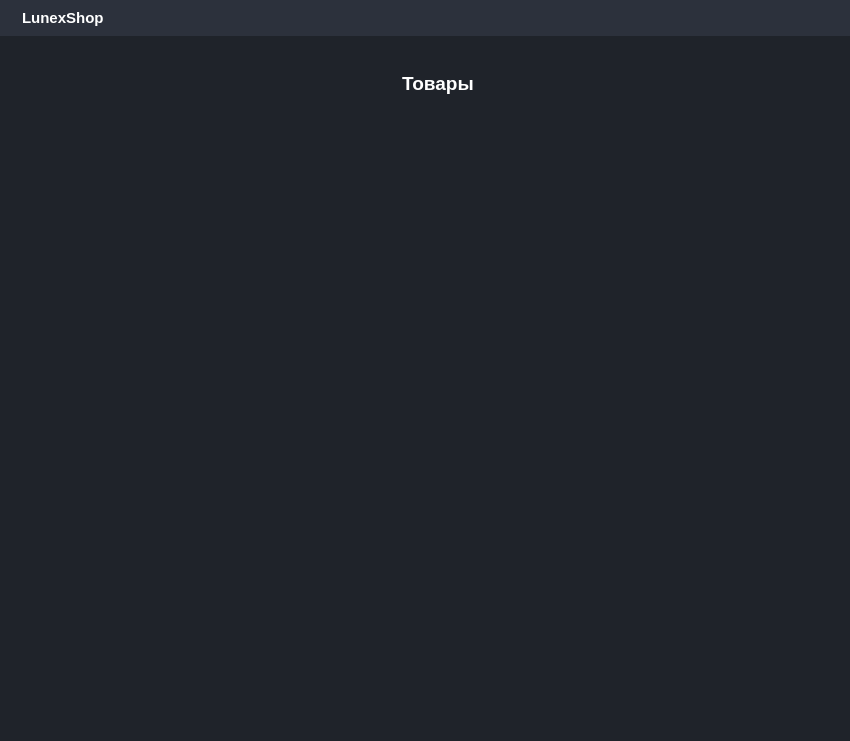
<?xml version="1.0" encoding="UTF-8"?>
<ui version="4.0">
 <class>MainWindow</class>
 <widget class="QMainWindow" name="MainWindow">
  <property name="geometry">
   <rect>
    <x>0</x>
    <y>0</y>
    <width>850</width>
    <height>741</height>
   </rect>
  </property>
  <property name="maximumSize">
   <size>
    <width>16777215</width>
    <height>16777215</height>
   </size>
  </property>
  <property name="font">
   <font>
    <pointsize>12</pointsize>
   </font>
  </property>
  <property name="windowTitle">
   <string>MainWindow</string>
  </property>
  <property name="styleSheet">
   <string notr="true">* {
	border: None;
	background-color: transparent;
	background: transparent;
	margin: 0;
	padding: 0;
	color: #fff;
}

#centralwidget {
	background-color: #1f232a;
}

#headerContainer, #footerContainer {
	background-color: #2c313c;
}

QLineEdit {
	background-color: #16191d;
	padding: 5px 10px;
	border-top-left-radius: 10px;
	border-bottom-left-radius: 10px;
	border-top-right-radius: 10px;
	border-bottom-right-radius: 10px;
}

QTextEdit {
	background-color: #16191d;
	padding: 5px 10px;
	border-top-left-radius: 10px;
	border-bottom-left-radius: 10px;
	border-top-right-radius: 10px;
	border-bottom-right-radius: 10px;
}

#inputSpecifications {
	border-top-left-radius: 0;
	border-bottom-left-radius: 0;
}

#specificationsOptions {
	border-top-right-radius: 0;
	border-bottom-right-radius: 0;
}

/* VERTICAL SCROLLBAR */
 QScrollBar:vertical {
	border: none;
    background: rgb(45, 45, 68);
    width: 14px;
    margin: 15px 0 15px 0;
	border-radius: 0px;
 }

/*  HANDLE BAR VERTICAL */
QScrollBar::handle:vertical {	
	background-color: rgb(80, 80, 122);
	min-height: 30px;
	border-radius: 7px;
}

QScrollBar::handle:vertical:hover{	
	background-color: #262a30;
}

QScrollBar::handle:vertical:pressed {	
	background-color: #16191d;
}

/* BTN TOP - SCROLLBAR */
QScrollBar::sub-line:vertical {
	border: none;
	background-color: rgb(59, 59, 90);
	height: 15px;
	border-top-left-radius: 7px;
	border-top-right-radius: 7px;
	subcontrol-position: top;
	subcontrol-origin: margin;
}

QScrollBar::sub-line:vertical:hover {	
	background-color: #262a30;
}

QScrollBar::sub-line:vertical:pressed {	
	background-color: #16191d;
}

/* BTN BOTTOM - SCROLLBAR */
QScrollBar::add-line:vertical {
	border: none;
	background-color: rgb(59, 59, 90);
	height: 15px;
	border-bottom-left-radius: 7px;
	border-bottom-right-radius: 7px;
	subcontrol-position: bottom;
	subcontrol-origin: margin;
}

QScrollBar::add-line:vertical:hover {	
	background-color:#262a30;
}

QScrollBar::add-line:vertical:pressed {	
	background-color: #16191d;
}

/* RESET ARROW */
QScrollBar::up-arrow:vertical, QScrollBar::down-arrow:vertical {
	background: none;
}

QScrollBar::add-page:vertical, QScrollBar::sub-page:vertical {
	background: none;
}


/* HORIZONTAL SCROLLBAR */
 QScrollBar:horizontal {
	border: none;
    background: rgb(45, 45, 68);
    height: 14px;
    margin: 0 15px 0 15px;
	border-radius: 0px;
 }

/*  HANDLE BAR VERTICAL */
QScrollBar::handle:horizontal {	
	background-color: rgb(80, 80, 122);
	min-width: 30px;
	border-radius: 7px;
}

QScrollBar::handle:horizontal:hover{	
	background-color: #262a30;
}

QScrollBar::handle:horizontal:pressed {	
	background-color: #16191d;
}

/* BTN TOP - SCROLLBAR */
QScrollBar::sub-line:horizontal {
	border: none;
	background-color: rgb(59, 59, 90);
	width: 15px;
	border-bottom-left-radius: 7px;
	border-top-left-radius: 7px;
	subcontrol-position: left;
	subcontrol-origin: margin;
}

QScrollBar::sub-line:horizontal:hover {	
	background-color: #262a30;
}

QScrollBar::sub-line:horizontal:pressed {	
	background-color: #16191d;
}

/* BTN BOTTOM - SCROLLBAR */
QScrollBar::add-line:horizontal {
	border: none;
	background-color: rgb(59, 59, 90);
	width: 15px;
	border-bottom-left-radius: 7px;
	border-top-left-radius: 7px;
	subcontrol-position: right;
	subcontrol-origin: margin;
}

QScrollBar::add-line:horizontal:hover {	
	background-color:#262a30;
}

QScrollBar::add-line:horizontal:pressed {	
	background-color: #16191d;
}

QScrollBar:left-arrow:horizontal, QScrollBar::right-arrow:horizontal {
	background: none;
}

QScrollBar::add-page:horizontal, QScrollBar::sub-page:horizontal {
    background: none;
}</string>
  </property>
  <widget class="QWidget" name="centralwidget">
   <property name="autoFillBackground">
    <bool>false</bool>
   </property>
   <property name="styleSheet">
    <string notr="true"/>
   </property>
   <layout class="QHBoxLayout" name="horizontalLayout">
    <property name="spacing">
     <number>0</number>
    </property>
    <property name="leftMargin">
     <number>0</number>
    </property>
    <property name="topMargin">
     <number>0</number>
    </property>
    <property name="rightMargin">
     <number>0</number>
    </property>
    <property name="bottomMargin">
     <number>0</number>
    </property>
    <item>
     <widget class="QWidget" name="mainBodyContainer" native="true">
      <property name="sizePolicy">
       <sizepolicy hsizetype="Expanding" vsizetype="Preferred">
        <horstretch>0</horstretch>
        <verstretch>0</verstretch>
       </sizepolicy>
      </property>
      <property name="autoFillBackground">
       <bool>false</bool>
      </property>
      <property name="styleSheet">
       <string notr="true"/>
      </property>
      <layout class="QVBoxLayout" name="verticalLayout_10">
       <property name="spacing">
        <number>0</number>
       </property>
       <property name="leftMargin">
        <number>0</number>
       </property>
       <property name="topMargin">
        <number>0</number>
       </property>
       <property name="rightMargin">
        <number>0</number>
       </property>
       <property name="bottomMargin">
        <number>0</number>
       </property>
       <item>
        <widget class="QWidget" name="headerContainer" native="true">
         <property name="toolTip">
          <string>Profile</string>
         </property>
         <layout class="QHBoxLayout" name="horizontalLayout_5">
          <item alignment="Qt::AlignLeft">
           <widget class="QFrame" name="frame_5">
            <property name="font">
             <font>
              <pointsize>12</pointsize>
             </font>
            </property>
            <property name="frameShape">
             <enum>QFrame::StyledPanel</enum>
            </property>
            <property name="frameShadow">
             <enum>QFrame::Raised</enum>
            </property>
            <layout class="QHBoxLayout" name="horizontalLayout_7">
             <property name="leftMargin">
              <number>0</number>
             </property>
             <property name="topMargin">
              <number>0</number>
             </property>
             <property name="rightMargin">
              <number>0</number>
             </property>
             <property name="bottomMargin">
              <number>0</number>
             </property>
             <item>
              <widget class="QLabel" name="label_5">
               <property name="maximumSize">
                <size>
                 <width>30</width>
                 <height>25</height>
                </size>
               </property>
               <property name="text">
                <string/>
               </property>
               <property name="pixmap">
                <pixmap resource="../resources.qrc">:/images/warehouse.png</pixmap>
               </property>
               <property name="scaledContents">
                <bool>true</bool>
               </property>
              </widget>
             </item>
             <item>
              <widget class="QLabel" name="label_6">
               <property name="font">
                <font>
                 <pointsize>11</pointsize>
                 <weight>75</weight>
                 <bold>true</bold>
                </font>
               </property>
               <property name="text">
                <string>LunexShop</string>
               </property>
              </widget>
             </item>
            </layout>
           </widget>
          </item>
          <item alignment="Qt::AlignRight">
           <widget class="QFrame" name="frame_7">
            <property name="frameShape">
             <enum>QFrame::StyledPanel</enum>
            </property>
            <property name="frameShadow">
             <enum>QFrame::Raised</enum>
            </property>
            <layout class="QHBoxLayout" name="horizontalLayout_4">
             <property name="leftMargin">
              <number>0</number>
             </property>
             <property name="topMargin">
              <number>0</number>
             </property>
             <property name="rightMargin">
              <number>0</number>
             </property>
             <property name="bottomMargin">
              <number>0</number>
             </property>
             <item>
              <widget class="QPushButton" name="minimizeBtn">
               <property name="toolTip">
                <string>Minimize Window</string>
               </property>
               <property name="text">
                <string/>
               </property>
               <property name="icon">
                <iconset resource="../resources.qrc">
                 <normaloff>:/icons/minus.svg</normaloff>:/icons/minus.svg</iconset>
               </property>
              </widget>
             </item>
             <item>
              <widget class="QPushButton" name="restoreBtn">
               <property name="toolTip">
                <string>Restore Window</string>
               </property>
               <property name="text">
                <string/>
               </property>
               <property name="icon">
                <iconset resource="../resources.qrc">
                 <normaloff>:/icons/square.svg</normaloff>:/icons/square.svg</iconset>
               </property>
              </widget>
             </item>
             <item>
              <widget class="QPushButton" name="closeBtn">
               <property name="toolTip">
                <string>Close Window</string>
               </property>
               <property name="text">
                <string/>
               </property>
               <property name="icon">
                <iconset resource="../resources.qrc">
                 <normaloff>:/icons/x.svg</normaloff>:/icons/x.svg</iconset>
               </property>
              </widget>
             </item>
            </layout>
           </widget>
          </item>
         </layout>
        </widget>
       </item>
       <item>
        <widget class="QWidget" name="mainBodyContent" native="true">
         <property name="sizePolicy">
          <sizepolicy hsizetype="Preferred" vsizetype="Expanding">
           <horstretch>0</horstretch>
           <verstretch>0</verstretch>
          </sizepolicy>
         </property>
         <property name="minimumSize">
          <size>
           <width>850</width>
           <height>650</height>
          </size>
         </property>
         <layout class="QHBoxLayout" name="horizontalLayout_8">
          <item>
           <widget class="QWidget" name="mainContentsContainer" native="true">
            <layout class="QVBoxLayout" name="verticalLayout_15">
             <property name="leftMargin">
              <number>10</number>
             </property>
             <property name="rightMargin">
              <number>10</number>
             </property>
             <item>
              <widget class="QCustomStackedWidget" name="mainPages">
               <property name="currentIndex">
                <number>0</number>
               </property>
               <widget class="QWidget" name="pageProducts">
                <layout class="QVBoxLayout" name="verticalLayout_18">
                 <item>
                  <widget class="QFrame" name="frame_9">
                   <property name="frameShape">
                    <enum>QFrame::StyledPanel</enum>
                   </property>
                   <property name="frameShadow">
                    <enum>QFrame::Raised</enum>
                   </property>
                   <layout class="QHBoxLayout" name="horizontalLayout_9">
                    <property name="leftMargin">
                     <number>0</number>
                    </property>
                    <property name="topMargin">
                     <number>0</number>
                    </property>
                    <property name="rightMargin">
                     <number>0</number>
                    </property>
                    <property name="bottomMargin">
                     <number>0</number>
                    </property>
                    <item alignment="Qt::AlignRight">
                     <widget class="QFrame" name="frame_11">
                      <property name="styleSheet">
                       <string notr="true">margin-left: 180%;</string>
                      </property>
                      <property name="frameShape">
                       <enum>QFrame::StyledPanel</enum>
                      </property>
                      <property name="frameShadow">
                       <enum>QFrame::Raised</enum>
                      </property>
                      <layout class="QVBoxLayout" name="verticalLayout_6">
                       <item alignment="Qt::AlignRight">
                        <widget class="QLabel" name="label_7">
                         <property name="font">
                          <font>
                           <pointsize>14</pointsize>
                           <weight>75</weight>
                           <bold>true</bold>
                          </font>
                         </property>
                         <property name="styleSheet">
                          <string notr="true"/>
                         </property>
                         <property name="text">
                          <string>Товары</string>
                         </property>
                        </widget>
                       </item>
                      </layout>
                     </widget>
                    </item>
                    <item alignment="Qt::AlignRight">
                     <widget class="QFrame" name="frame_10">
                      <property name="frameShape">
                       <enum>QFrame::StyledPanel</enum>
                      </property>
                      <property name="frameShadow">
                       <enum>QFrame::Raised</enum>
                      </property>
                      <layout class="QHBoxLayout" name="horizontalLayout_10">
                       <item>
                        <widget class="QPushButton" name="openCartBtn">
                         <property name="maximumSize">
                          <size>
                           <width>25</width>
                           <height>16777215</height>
                          </size>
                         </property>
                         <property name="styleSheet">
                          <string notr="true"/>
                         </property>
                         <property name="text">
                          <string/>
                         </property>
                         <property name="icon">
                          <iconset resource="../resources.qrc">
                           <normaloff>:/icons/shopping-cart.svg</normaloff>:/icons/shopping-cart.svg</iconset>
                         </property>
                         <property name="iconSize">
                          <size>
                           <width>24</width>
                           <height>24</height>
                          </size>
                         </property>
                        </widget>
                       </item>
                      </layout>
                     </widget>
                    </item>
                   </layout>
                  </widget>
                 </item>
                 <item>
                  <widget class="QScrollArea" name="scrollArea">
                   <property name="styleSheet">
                    <string notr="true">QScrollBar:vertical {
	border: none;
	background-color: rgb(56, 56, 85);
}

QScrollBar:horizontal {
	border: none;
	background-color: rgb(56, 56, 85);
}
</string>
                   </property>
                   <property name="frameShape">
                    <enum>QFrame::NoFrame</enum>
                   </property>
                   <property name="widgetResizable">
                    <bool>true</bool>
                   </property>
                   <widget class="QWidget" name="scrollAreaProducts">
                    <property name="geometry">
                     <rect>
                      <x>0</x>
                      <y>0</y>
                      <width>794</width>
                      <height>596</height>
                     </rect>
                    </property>
                    <layout class="QHBoxLayout" name="horizontalLayout_13">
                     <item>
                      <layout class="QVBoxLayout" name="productsLayout">
                       <property name="spacing">
                        <number>0</number>
                       </property>
                       <property name="leftMargin">
                        <number>0</number>
                       </property>
                      </layout>
                     </item>
                    </layout>
                   </widget>
                  </widget>
                 </item>
                </layout>
               </widget>
               <widget class="QWidget" name="pageCart">
                <layout class="QVBoxLayout" name="verticalLayout">
                 <item>
                  <widget class="QFrame" name="frame_12">
                   <property name="frameShape">
                    <enum>QFrame::StyledPanel</enum>
                   </property>
                   <property name="frameShadow">
                    <enum>QFrame::Raised</enum>
                   </property>
                   <layout class="QHBoxLayout" name="horizontalLayout_11">
                    <property name="leftMargin">
                     <number>0</number>
                    </property>
                    <property name="topMargin">
                     <number>0</number>
                    </property>
                    <property name="rightMargin">
                     <number>0</number>
                    </property>
                    <property name="bottomMargin">
                     <number>0</number>
                    </property>
                    <item alignment="Qt::AlignLeft">
                     <widget class="QFrame" name="frame_14">
                      <property name="frameShape">
                       <enum>QFrame::StyledPanel</enum>
                      </property>
                      <property name="frameShadow">
                       <enum>QFrame::Raised</enum>
                      </property>
                      <layout class="QHBoxLayout" name="horizontalLayout_12">
                       <item>
                        <widget class="QPushButton" name="toProductPageBtn">
                         <property name="maximumSize">
                          <size>
                           <width>25</width>
                           <height>16777215</height>
                          </size>
                         </property>
                         <property name="styleSheet">
                          <string notr="true"/>
                         </property>
                         <property name="text">
                          <string/>
                         </property>
                         <property name="icon">
                          <iconset resource="../resources.qrc">
                           <normaloff>:/icons/arrow-left.svg</normaloff>:/icons/arrow-left.svg</iconset>
                         </property>
                         <property name="iconSize">
                          <size>
                           <width>24</width>
                           <height>24</height>
                          </size>
                         </property>
                        </widget>
                       </item>
                      </layout>
                     </widget>
                    </item>
                    <item alignment="Qt::AlignLeft">
                     <widget class="QFrame" name="frame_13">
                      <property name="styleSheet">
                       <string notr="true">margin-right: 180%;</string>
                      </property>
                      <property name="frameShape">
                       <enum>QFrame::StyledPanel</enum>
                      </property>
                      <property name="frameShadow">
                       <enum>QFrame::Raised</enum>
                      </property>
                      <layout class="QVBoxLayout" name="verticalLayout_7">
                       <item>
                        <widget class="QLabel" name="label_8">
                         <property name="font">
                          <font>
                           <pointsize>14</pointsize>
                           <weight>75</weight>
                           <bold>true</bold>
                          </font>
                         </property>
                         <property name="styleSheet">
                          <string notr="true"/>
                         </property>
                         <property name="text">
                          <string>Корзина</string>
                         </property>
                        </widget>
                       </item>
                      </layout>
                     </widget>
                    </item>
                   </layout>
                  </widget>
                 </item>
                 <item>
                  <widget class="QFrame" name="frame_3">
                   <property name="frameShape">
                    <enum>QFrame::StyledPanel</enum>
                   </property>
                   <property name="frameShadow">
                    <enum>QFrame::Raised</enum>
                   </property>
                   <layout class="QHBoxLayout" name="horizontalLayout_3">
                    <item>
                     <widget class="QScrollArea" name="scrollArea_2">
                      <property name="widgetResizable">
                       <bool>true</bool>
                      </property>
                      <widget class="QWidget" name="scrollAreaProductsInCart">
                       <property name="geometry">
                        <rect>
                         <x>0</x>
                         <y>0</y>
                         <width>470</width>
                         <height>578</height>
                        </rect>
                       </property>
                       <layout class="QHBoxLayout" name="horizontalLayout_2">
                        <item>
                         <layout class="QVBoxLayout" name="productsCartLayout"/>
                        </item>
                       </layout>
                      </widget>
                     </widget>
                    </item>
                    <item alignment="Qt::AlignTop">
                     <widget class="QFrame" name="frame_4">
                      <property name="maximumSize">
                       <size>
                        <width>300</width>
                        <height>400</height>
                       </size>
                      </property>
                      <property name="frameShape">
                       <enum>QFrame::StyledPanel</enum>
                      </property>
                      <property name="frameShadow">
                       <enum>QFrame::Raised</enum>
                      </property>
                      <layout class="QVBoxLayout" name="verticalLayout_5">
                       <item>
                        <widget class="QFrame" name="frame_6">
                         <property name="frameShape">
                          <enum>QFrame::StyledPanel</enum>
                         </property>
                         <property name="frameShadow">
                          <enum>QFrame::Raised</enum>
                         </property>
                         <layout class="QVBoxLayout" name="verticalLayout_4">
                          <item alignment="Qt::AlignLeft">
                           <widget class="QFrame" name="frame_16">
                            <property name="frameShape">
                             <enum>QFrame::StyledPanel</enum>
                            </property>
                            <property name="frameShadow">
                             <enum>QFrame::Raised</enum>
                            </property>
                            <layout class="QHBoxLayout" name="horizontalLayout_15">
                             <property name="leftMargin">
                              <number>0</number>
                             </property>
                             <property name="topMargin">
                              <number>0</number>
                             </property>
                             <property name="rightMargin">
                              <number>0</number>
                             </property>
                             <property name="bottomMargin">
                              <number>0</number>
                             </property>
                             <item alignment="Qt::AlignLeft">
                              <widget class="QLabel" name="label_2">
                               <property name="text">
                                <string>Количество товаров:</string>
                               </property>
                              </widget>
                             </item>
                             <item>
                              <widget class="QLabel" name="countProductsInCart">
                               <property name="text">
                                <string>0</string>
                               </property>
                              </widget>
                             </item>
                            </layout>
                           </widget>
                          </item>
                          <item alignment="Qt::AlignLeft">
                           <widget class="QFrame" name="frame_8">
                            <property name="frameShape">
                             <enum>QFrame::StyledPanel</enum>
                            </property>
                            <property name="frameShadow">
                             <enum>QFrame::Raised</enum>
                            </property>
                            <layout class="QHBoxLayout" name="horizontalLayout_6">
                             <property name="spacing">
                              <number>10</number>
                             </property>
                             <property name="leftMargin">
                              <number>0</number>
                             </property>
                             <property name="topMargin">
                              <number>9</number>
                             </property>
                             <property name="rightMargin">
                              <number>0</number>
                             </property>
                             <property name="bottomMargin">
                              <number>0</number>
                             </property>
                             <item alignment="Qt::AlignLeft">
                              <widget class="QLabel" name="label_3">
                               <property name="text">
                                <string>К оплате:</string>
                               </property>
                              </widget>
                             </item>
                             <item alignment="Qt::AlignLeft">
                              <widget class="QLabel" name="cost">
                               <property name="text">
                                <string>0.0</string>
                               </property>
                              </widget>
                             </item>
                            </layout>
                           </widget>
                          </item>
                          <item>
                           <widget class="QFrame" name="frame">
                            <property name="frameShape">
                             <enum>QFrame::StyledPanel</enum>
                            </property>
                            <property name="frameShadow">
                             <enum>QFrame::Raised</enum>
                            </property>
                            <layout class="QHBoxLayout" name="horizontalLayout_14">
                             <property name="spacing">
                              <number>10</number>
                             </property>
                             <property name="leftMargin">
                              <number>0</number>
                             </property>
                             <property name="topMargin">
                              <number>0</number>
                             </property>
                             <property name="rightMargin">
                              <number>0</number>
                             </property>
                             <property name="bottomMargin">
                              <number>0</number>
                             </property>
                             <item>
                              <widget class="QLabel" name="label_4">
                               <property name="text">
                                <string>Адрес:</string>
                               </property>
                              </widget>
                             </item>
                             <item>
                              <widget class="QLabel" name="address">
                               <property name="text">
                                <string>255 Maine Street Brunswick ME 04011 USA</string>
                               </property>
                              </widget>
                             </item>
                            </layout>
                           </widget>
                          </item>
                          <item>
                           <widget class="QFrame" name="frame_15">
                            <property name="frameShape">
                             <enum>QFrame::StyledPanel</enum>
                            </property>
                            <property name="frameShadow">
                             <enum>QFrame::Raised</enum>
                            </property>
                            <layout class="QVBoxLayout" name="verticalLayout_2">
                             <property name="leftMargin">
                              <number>0</number>
                             </property>
                             <property name="topMargin">
                              <number>0</number>
                             </property>
                             <property name="rightMargin">
                              <number>0</number>
                             </property>
                             <property name="bottomMargin">
                              <number>0</number>
                             </property>
                             <item>
                              <widget class="QLabel" name="label_9">
                               <property name="text">
                                <string>Email:</string>
                               </property>
                              </widget>
                             </item>
                             <item>
                              <widget class="QLineEdit" name="inputEmail"/>
                             </item>
                            </layout>
                           </widget>
                          </item>
                         </layout>
                        </widget>
                       </item>
                       <item>
                        <widget class="QFrame" name="frame_2">
                         <property name="styleSheet">
                          <string notr="true">#makeAnOrderBtn {
  align-items: center;
  background-color: initial;
  background-image: linear-gradient(#464d55, #25292e);
  border-radius: 8px;
  border-width: 0;
  box-shadow: 0 10px 20px rgba(0, 0, 0, .1),0 3px 6px rgba(0, 0, 0, .05);
  box-sizing: border-box;
  color: #fff;
  cursor: pointer;
  display: inline-flex;
  flex-direction: column;
  font-family: expo-brand-demi,system-ui,-apple-system,BlinkMacSystemFont,&quot;Segoe UI&quot;,Roboto,&quot;Helvetica Neue&quot;,Arial,&quot;Noto Sans&quot;,sans-serif,&quot;Apple Color Emoji&quot;,&quot;Segoe UI Emoji&quot;,&quot;Segoe UI Symbol&quot;,&quot;Noto Color Emoji&quot;;
  font-size: 18px;
  height: 52px;
  justify-content: center;
  line-height: 1;
  margin: 0;
  outline: none;
  overflow: hidden;
  padding: 0 32px;
  text-align: center;
  text-decoration: none;
  transform: translate3d(0, 0, 0);
  transition: all 150ms;
  vertical-align: baseline;
  white-space: nowrap;
  user-select: none;
  -webkit-user-select: none;
  touch-action: manipulation;
}

#makeAnOrderBtn:hover {
  box-shadow: rgba(0, 1, 0, .2) 0 2px 8px;
  opacity: .85;
}

#makeAnOrderBtn:active {
  outline: 0;
}

#makeAnOrderBtn:focus {
  box-shadow: rgba(0, 0, 0, .5) 0 0 0 3px;
}</string>
                         </property>
                         <property name="frameShape">
                          <enum>QFrame::StyledPanel</enum>
                         </property>
                         <property name="frameShadow">
                          <enum>QFrame::Raised</enum>
                         </property>
                         <layout class="QVBoxLayout" name="verticalLayout_3">
                          <item>
                           <widget class="QPushButton" name="makeAnOrderBtn">
                            <property name="font">
                             <font>
                              <family>expo-brand-demi</family>
                              <pointsize>-1</pointsize>
                              <weight>75</weight>
                              <bold>true</bold>
                              <underline>false</underline>
                              <strikeout>false</strikeout>
                             </font>
                            </property>
                            <property name="text">
                             <string>Оформить заказ</string>
                            </property>
                           </widget>
                          </item>
                         </layout>
                        </widget>
                       </item>
                      </layout>
                     </widget>
                    </item>
                   </layout>
                  </widget>
                 </item>
                </layout>
               </widget>
              </widget>
             </item>
            </layout>
           </widget>
          </item>
         </layout>
        </widget>
       </item>
      </layout>
     </widget>
    </item>
   </layout>
  </widget>
 </widget>
 <customwidgets>
  <customwidget>
   <class>QCustomStackedWidget</class>
   <extends>QStackedWidget</extends>
   <header location="global">Custom_Widgets.Widgets.h</header>
   <container>1</container>
  </customwidget>
 </customwidgets>
 <resources>
  <include location="../resources.qrc"/>
 </resources>
 <connections/>
</ui>
